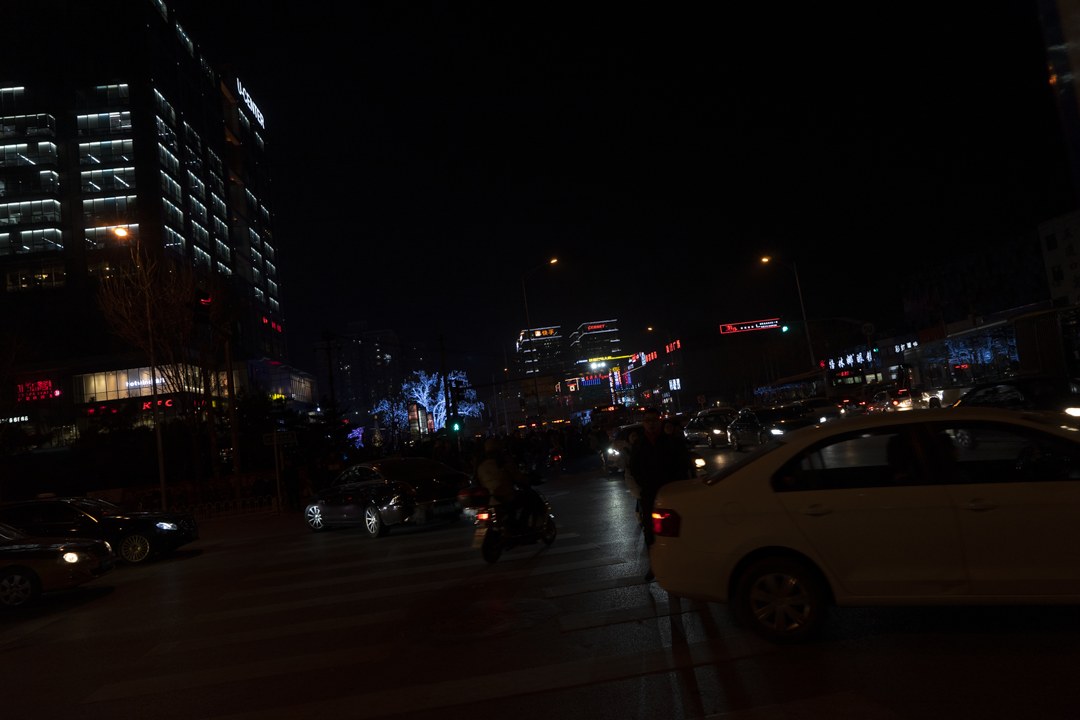
#> input picture Vision Artificial/Actividad1/imagenes/Imagen3_original.png, 1080 x 720 px, found by its file name
$ jupyter execute foto3.ipynb
#> lines starting #> are read from the running program, lines starting #| are printed output that depends on the picture
### Vision Artificial/Actividad1/helpers/mostrar.py
import matplotlib.pyplot as plt
import numpy as np

# [26 lines left out: function mostrar, not called in this run]

def mostrarNormalizado(imagenOriginal, imagenProcesada):
    # Normalizar para mostrar la imagen transformada correctamente
    #I_log_norm = cv2.normalize(I_log, None, 0, 255, cv2.NORM_MINMAX)
    #I_log_norm = I_log_norm.astype(np.uint8)
    # Normalizar al rango [0, 255] para visualizar
    I_log_norm = (imagenProcesada - np.min(imagenProcesada)) / (np.max(imagenProcesada) - np.min(imagenProcesada)) * 255
    I_log_norm = I_log_norm.astype(np.uint8)

    def calc_hist(img, nbins=512):
      hist, _ = np.histogram(img.flatten(), bins=nbins, range=[0, 256])
      hist = hist / img.size   # normalización
      return hist

    nbins = 512
    hist_original = calc_hist(imagenOriginal.astype(np.uint8), nbins)
    hist_log = calc_hist(I_log_norm, nbins)
    # Rango de intensidades
    r = np.linspace(0, 255, nbins)


    # --- Crear figura ---
    plt.figure(figsize=(12, 6))

    # Fila 1 - Imágenes
    plt.subplot(2, 2, 1)
    plt.imshow(imagenOriginal, cmap='gray')
    plt.title("Imagen original")
    plt.axis("off")

    plt.subplot(2, 2, 2)
    plt.imshow(imagenProcesada, cmap='gray')
    plt.title("Imagen procesada")
    plt.axis("off")

    # Fila 2 - Histogramas
    plt.subplot(2, 2, 3)
    plt.plot(r, hist_original)
    plt.title('Histograma Imagen Original')
    plt.xlabel('Intensidad')
    plt.ylabel('Frecuencia Normalizada')

    plt.subplot(2, 2, 4)
    plt.plot(r, hist_log)
    plt.title('Histograma Imagen Logarítmica')
    plt.xlabel('Intensidad')
    plt.ylabel('Frecuencia Normalizada')

    plt.tight_layout()
    plt.show()

### Vision Artificial/Actividad1/foto3.ipynb
[cell 1]
import cv2
import numpy as np
from helpers import funciones
from helpers import mostrar

# Leer imagen nocturna
I = cv2.imread('Imagen3_original.png', cv2.IMREAD_GRAYSCALE)
#> I: shape (720, 1080); min 0, max 255, mean 10.3
I = I.astype(np.float64)

# Convertir a uint8 (equivalente a I_low_uint8 en MATLAB)
I_low_uint8 = I.astype(np.uint8)

# Paso 5: Aplicar ecualización de histograma a la imagen atenuada
I_eq = cv2.equalizeHist(I_low_uint8)
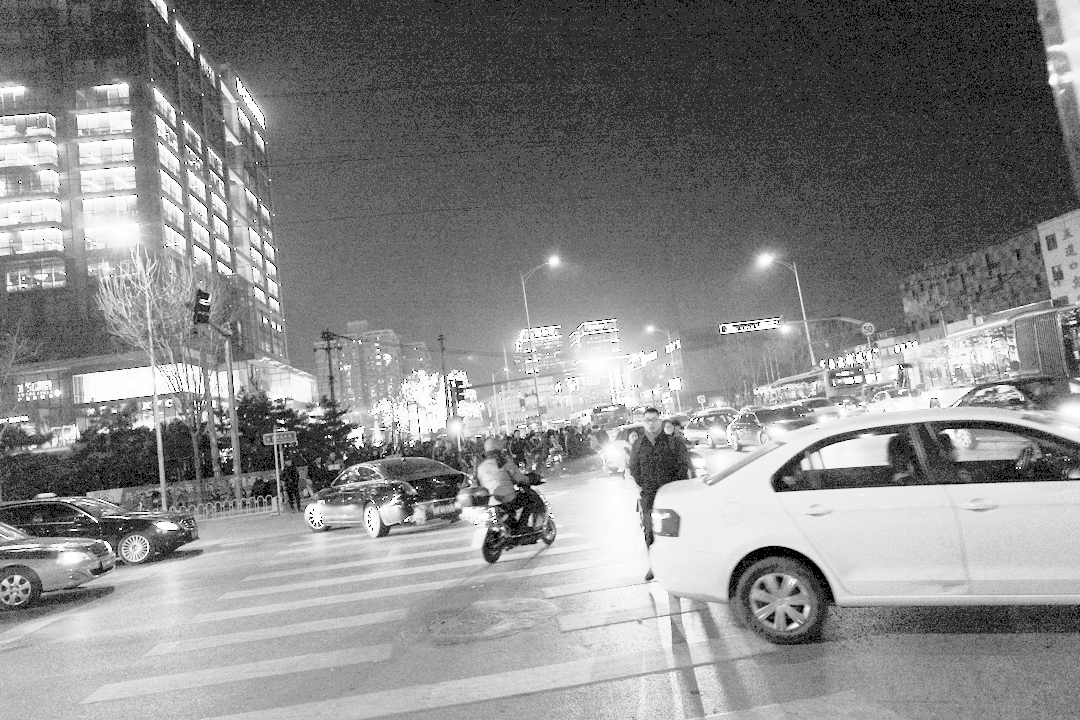
#> I_eq: shape (720, 1080); min 0, max 255, mean 135.5

# [22 lines of commented-out code are left out]


cv2.imwrite("foto3_procesada.png", I_eq)
mostrar.mostrarNormalizado(I_low_uint8,I_eq)
#> in calc_hist, `hist, _ = np.histogram(img.flatten(), bins=nbins, range=[0, 256])`: hist = 512 values, max 140873 at index 2, min 0 at index 1, mean 1518.8
#> in calc_hist, `hist = hist / img.size`: hist = 512 values, max 0.181 at index 2, min 0 at index 1, mean 0.00195
#> in mostrarNormalizado, `hist_original = calc_hist(imagenOriginal.astype(np.uint8), nbins)`: hist_original has the same summary as hist in calc_hist
#> in mostrarNormalizado, `hist_log = calc_hist(I_log_norm, nbins)`: hist_log = 512 values, max 0.181 at index 94, min 0 at index 1, mean 0.00195
#> in mostrarNormalizado, `plt.show()`:
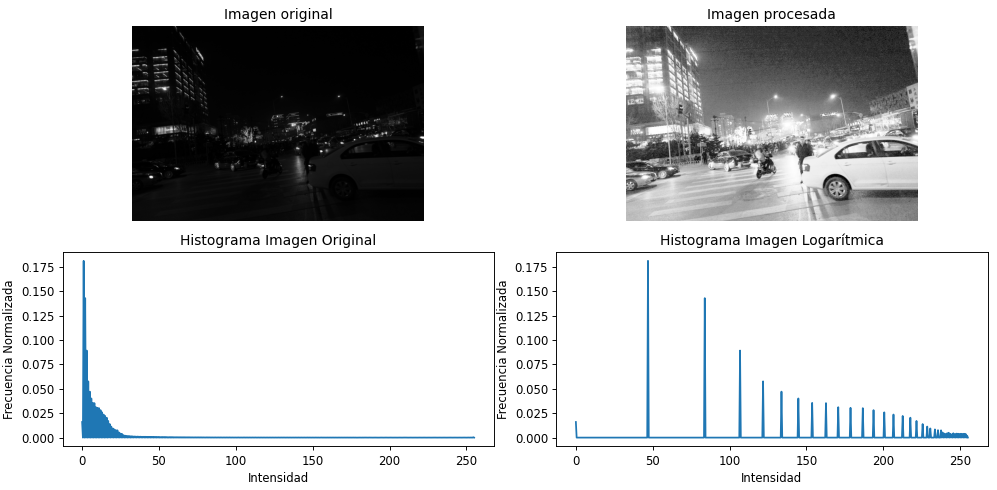
#> figure drawn by matplotlib, 4 panels; panel 3: curve peaks at x = 0.998, y = 0.181; panel 4: curve peaks at x = 46.91, y = 0.181

$ run again, with Vision Artificial/Actividad1/imagenes/Imagen1_original.png copied over Vision Artificial/Actividad1/imagenes/Imagen3_original.png
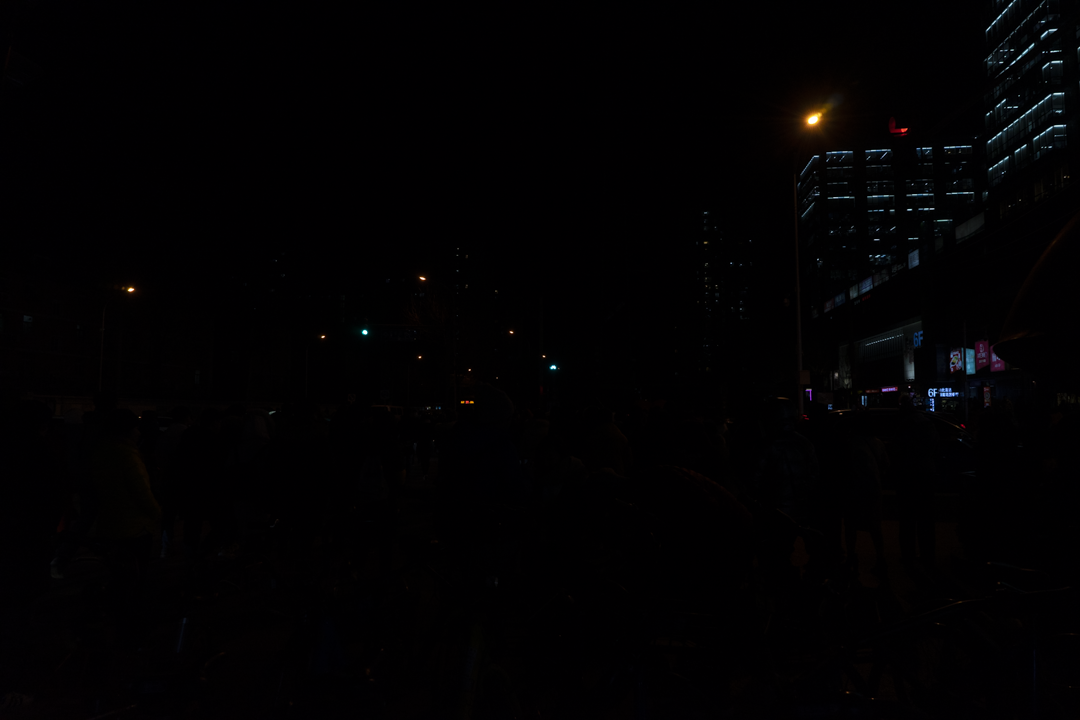
#> input picture Vision Artificial/Actividad1/imagenes/Imagen1_original.png, 1080 x 720 px, found by its file name
#> `I_eq = cv2.equalizeHist(I_low_uint8)`:
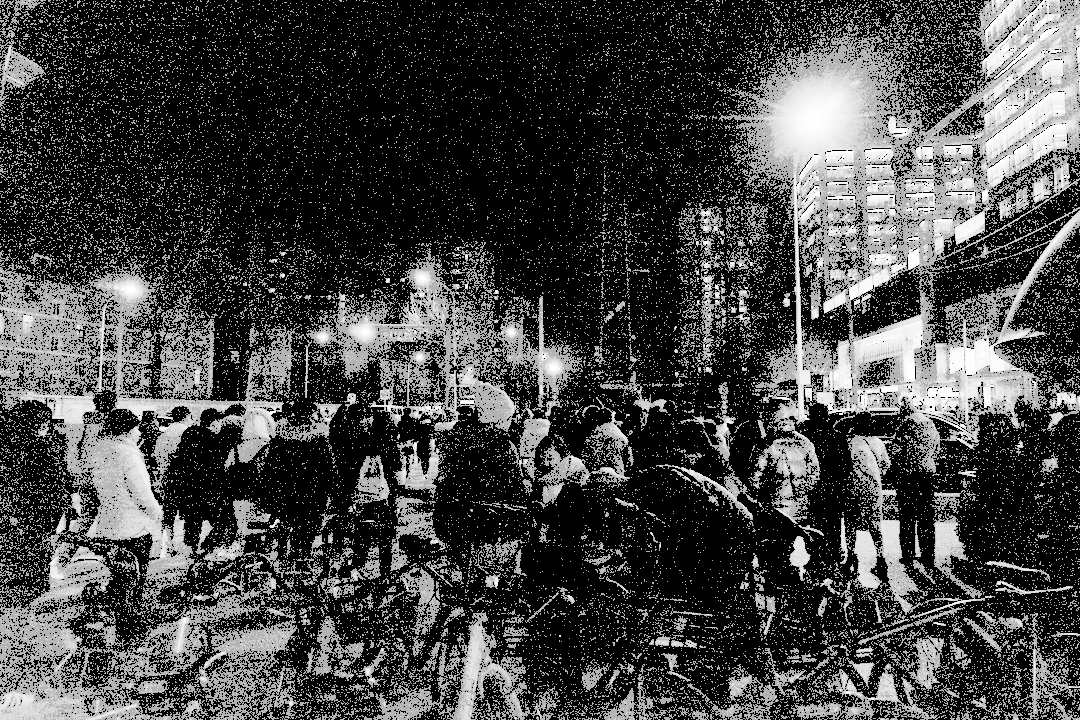
#> I_eq: shape (720, 1080); min 0, max 255, mean 67.8
#> in calc_hist, `hist, _ = np.histogram(img.flatten(), bins=nbins, range=[0, 256])`: hist = 512 values, max 503405 at index 0, min 0 at index 1, mean 1518.8
#> in calc_hist, `hist = hist / img.size`: hist = 512 values, max 0.647 at index 0, min 0 at index 1, mean 0.00195
#> hist_original has the same summary as hist in calc_hist
#> hist_log has the same summary as hist in calc_hist
#> in mostrarNormalizado, `plt.show()`:
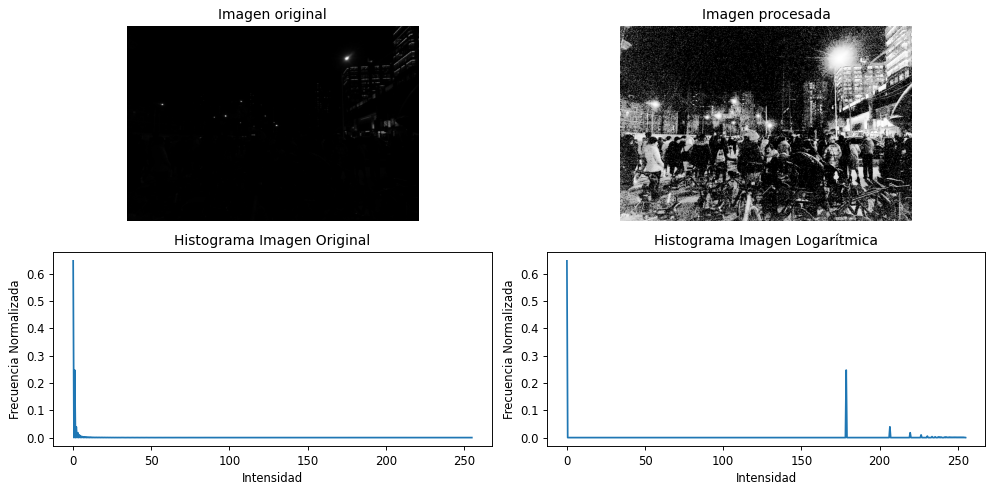
#> figure drawn by matplotlib, 4 panels; panel 3: curve peaks at x = 0, y = 0.647; panel 4: curve peaks at x = 0, y = 0.647

$ run again, with Vision Artificial/Actividad1/imagenes/Imagen4_original.png copied over Vision Artificial/Actividad1/imagenes/Imagen3_original.png
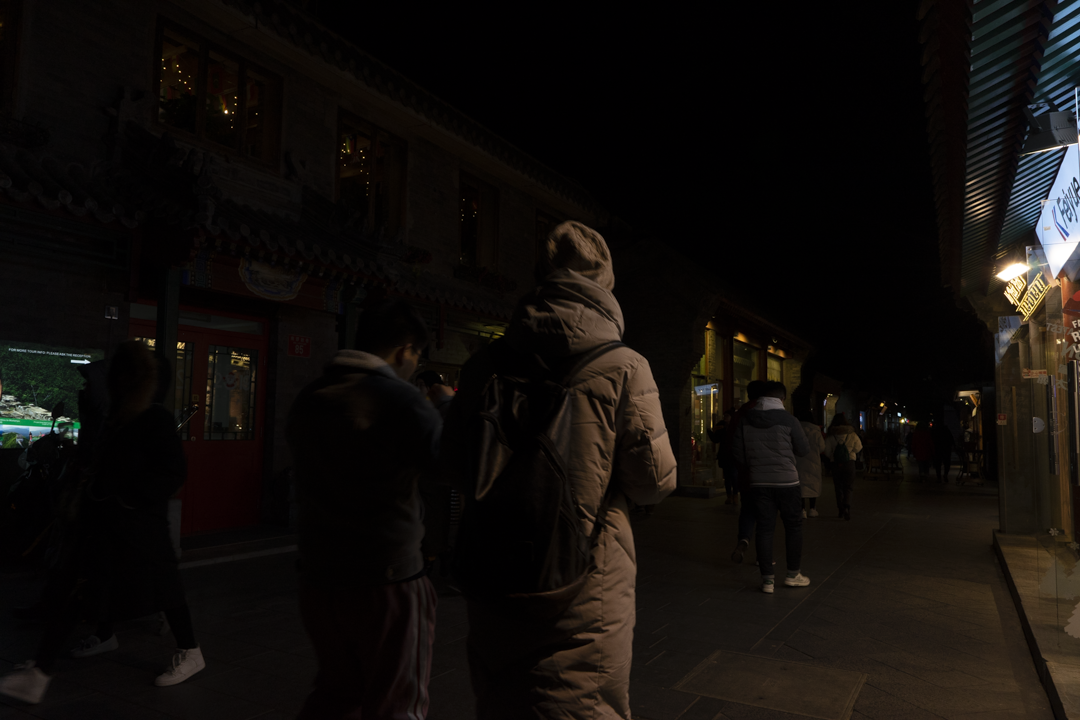
#> input picture Vision Artificial/Actividad1/imagenes/Imagen4_original.png, 1080 x 720 px, found by its file name
#> `I_eq = cv2.equalizeHist(I_low_uint8)`:
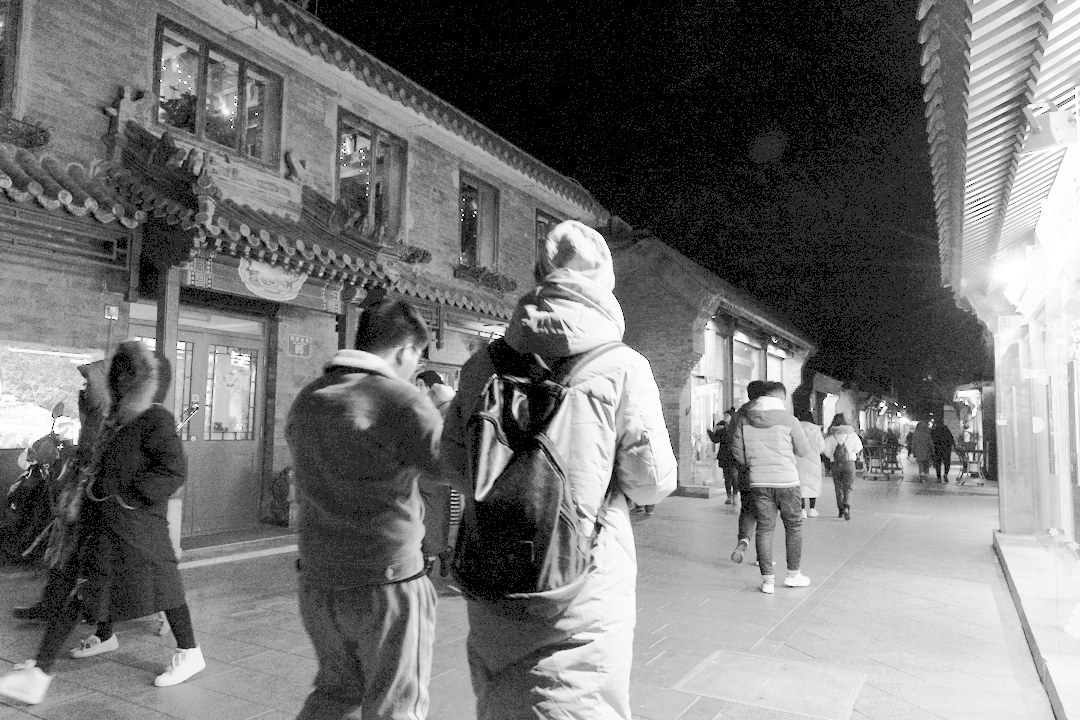
#> I_eq: shape (720, 1080); min 0, max 255, mean 116.6
#> in calc_hist, `hist, _ = np.histogram(img.flatten(), bins=nbins, range=[0, 256])`: hist = 512 values, max 109812 at index 2, min 0 at index 1, mean 1518.8
#> in calc_hist, `hist = hist / img.size`: hist = 512 values, max 0.141 at index 2, min 0 at index 1, mean 0.00195
#> hist_original has the same summary as hist in calc_hist
#> hist_log = 512 values, max 0.141 at index 84, min 0 at index 1, mean 0.00195
#> in mostrarNormalizado, `plt.show()`:
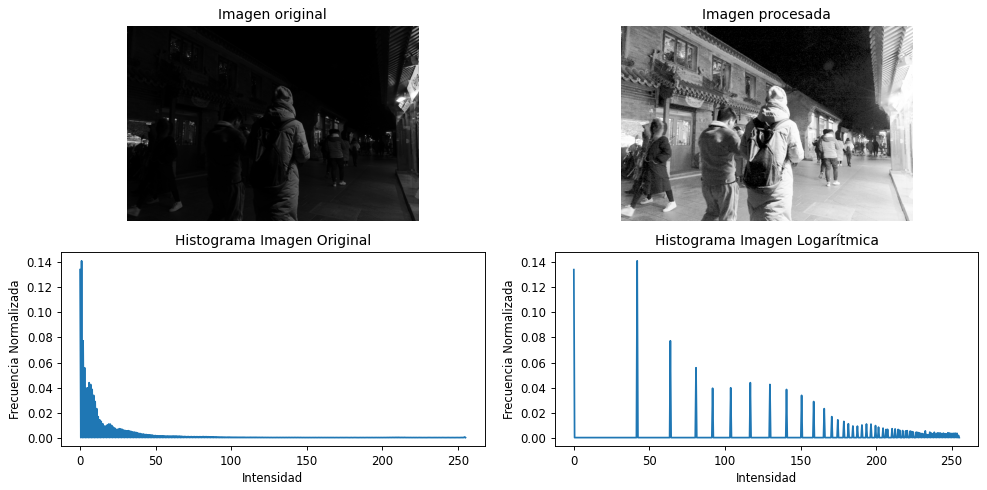
#> figure drawn by matplotlib, 4 panels; panel 3: curve peaks at x = 0.998, y = 0.141; panel 4: curve peaks at x = 41.92, y = 0.141
